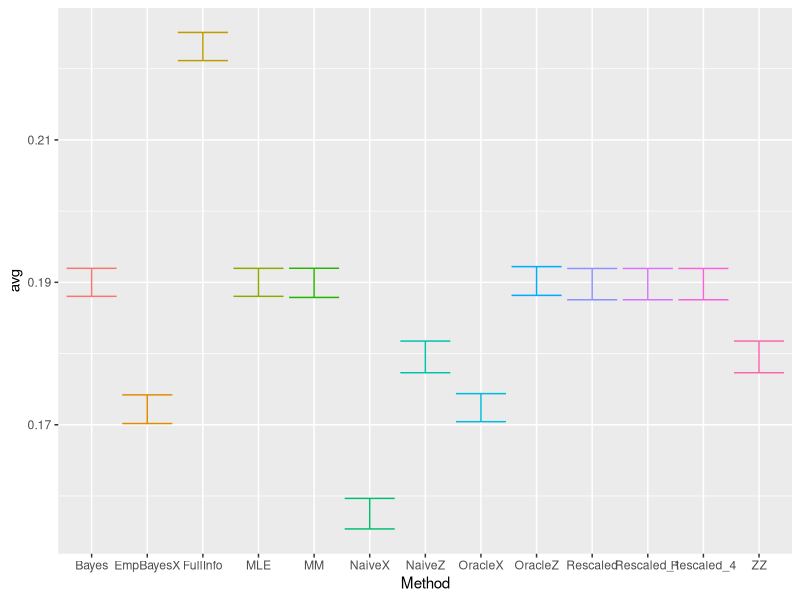
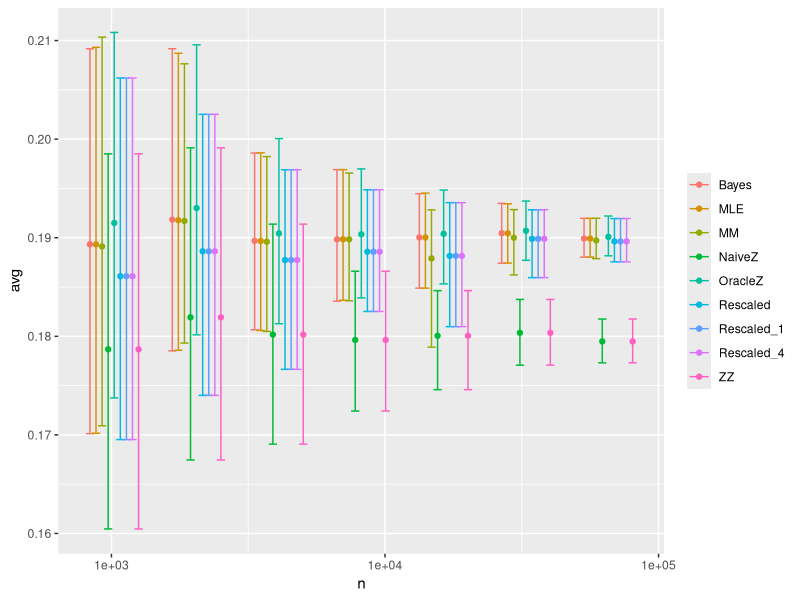
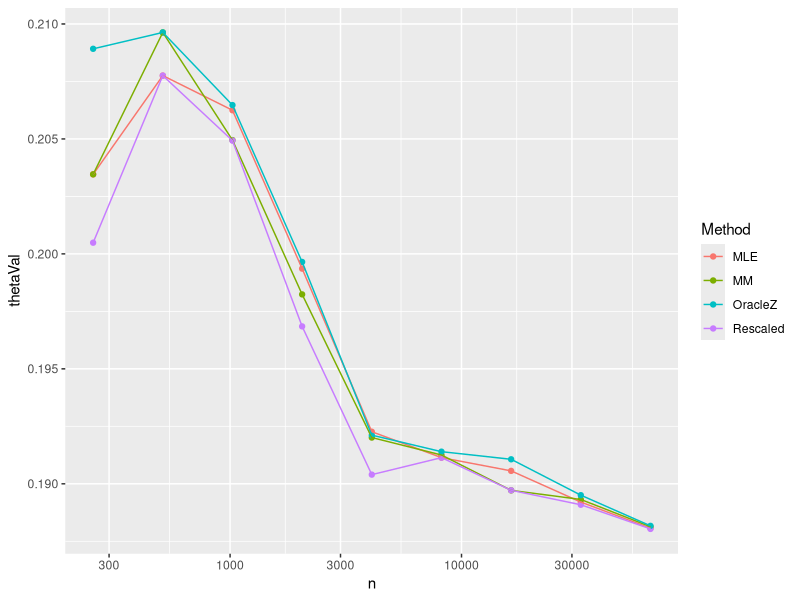
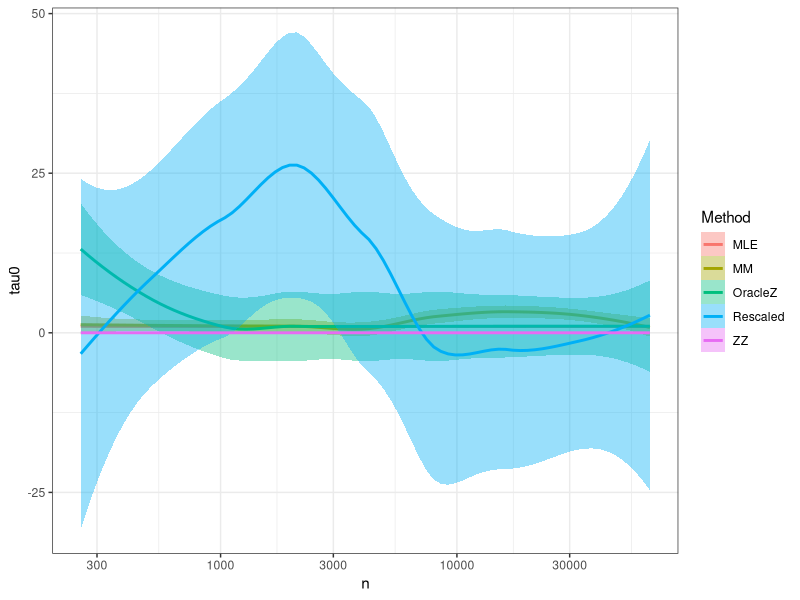
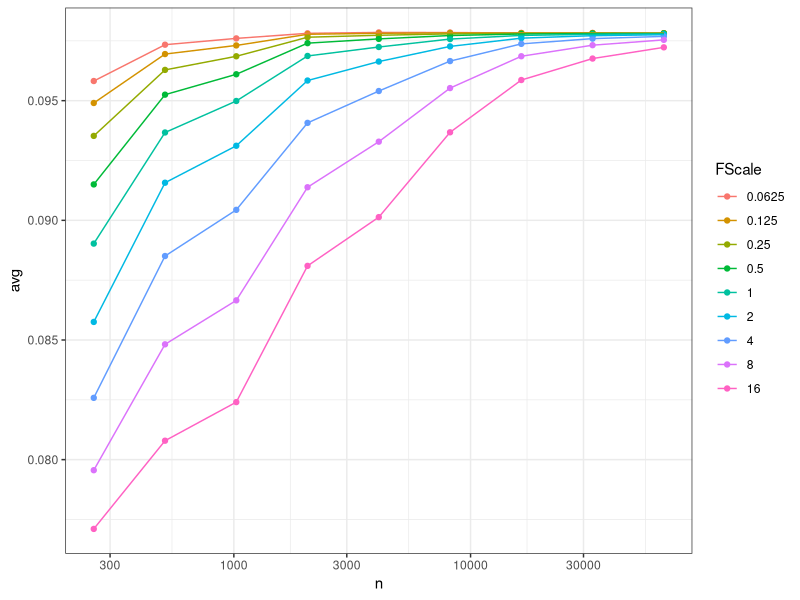
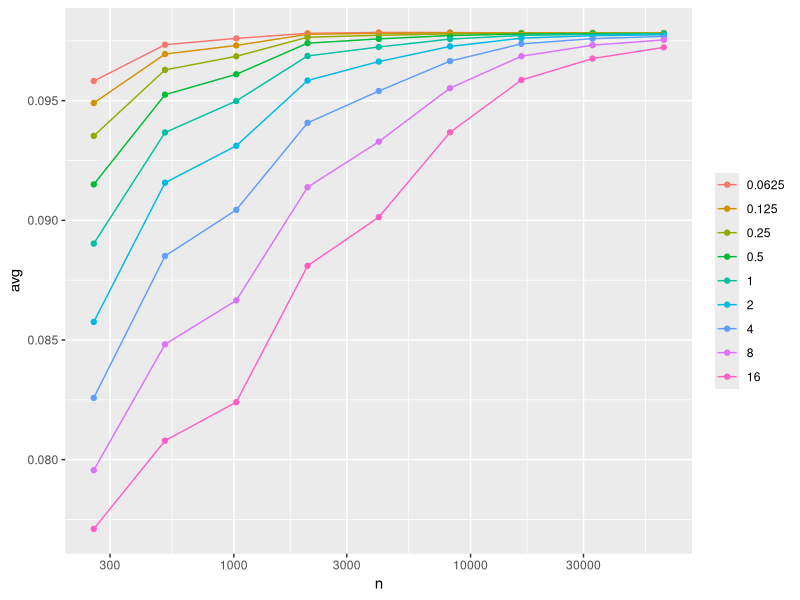

Write R code to recreate these figures, in order. (Note: this script raises an error after producing the figures.)
###  analyzing the empirical bayes Knapsack stuff
library(dplyr)
library(ggplot2)
library(reshape2)

setwd("~/Dropbox/Empirical Bayes/Experiments/EmpBayes/Normal Model/")
dat = read.csv("results_10_8675309.csv")
dat = read.csv("test2_results_0.5_0.2_8675309.csv")
dat = read.csv("test2_results_0.5_3_8675309.csv")
dat = read.csv("test1_resultsb_1_8675309.csv")


##top level summary
dat %>% group_by(n, Method) %>%
  summarise(avg=mean(thetaVal))

filter(dat, n>65000) %>%
  group_by(Method) %>%
  summarise(avg=mean(thetaVal), 
            low=quantile(thetaVal,.05), 
            high=quantile(thetaVal, .95)) %>%
  arrange(desc(avg)) %>%
  ggplot(aes(x=Method, y=avg, color=Method), data=.) + 
  geom_errorbar(aes(ymin=low, ymax=high)) + 
  theme(legend.position="none")

#progression in n
pos = position_dodge(.2)
dat %>% filter(n>1e3) %>%
  filter(! Method %in% c("FullInfo", "EmpBayesX", "OracleX", "NaiveX")) %>%
#  filter(Method %in% c(""NaiveZ", "MLE","MM", "OracleZ", "Rescaled")) %>%
  group_by(n, Method) %>%
  summarise(avg=mean(thetaVal), 
            low=quantile(thetaVal,.05), 
            high=quantile(thetaVal, .95)) %>%
  ggplot(aes(x=n, y=avg, color=Method, group=Method), 
         data=., position=pos) + 
  geom_point(position=pos) +
  geom_errorbar(aes(ymin=low, ymax=high), position=pos) + 
  scale_x_log10() + 
  theme(legend.title=element_blank())
  
dat %>% filter(Run == 6) %>%
  filter(Method %in% c("MLE", "MM", "OracleZ", "Rescaled")) %>%
  ggplot(aes(x=n, y=thetaVal, color=Method, group=Method), data=.) + 
  geom_point() + geom_line() + 
  scale_x_log10()

##Convergence of taus?
dat %>% 
  filter(Method %in% c("MLE", "MM", "OracleZ", "ZZ", "Rescaled")) %>%
ggplot(aes(x=n, y=tau0, color=Method, group=Method), data=.) + 
  geom_smooth(aes(fill=Method)) +
  scale_x_log10()  + 
  theme_bw()


########
### Understanding resaling diffs
#######
dat = read.csv("test3_results_tau_scale_8675309.csv")
dat = read.csv("test4_results_tau_scale_0.5_0.2_8675309.csv")
dat = read.csv("test4_results_tau_scale_0.5_3_8675309.csv")



dat$FScale = factor(dat$Scale)
dat %>% group_by(n, FScale) %>%
  summarise(avg= mean(thetaVal)) %>%
  ggplot(aes(x=n, y=avg, color=FScale), data=.) + 
  geom_point() + geom_line() +
  theme_bw() +
  scale_x_log10()

##Does the wrong tau eventually converge?
pos = position_dodge(.2)
dat %>% 
  group_by(n, FScale) %>%
  summarise(avg=mean(thetaVal), 
            low=quantile(thetaVal,.05), 
            high=quantile(thetaVal, .95)) %>%
  ggplot(aes(x=n, y=avg, color=FScale), 
         data=., position=pos) + 
  geom_point() + geom_line() +
  scale_x_log10() + 
  theme(legend.title=element_blank())


  


######
##Everyone should be dominated path by path by OracleZ
dat.sum <- dcast(dat, Run + n ~ Method, value.var="thetaVal")

dat.sum %>% filter(n>65000) %>%
  ggplot(aes(x=OracleZ, y=OracleX), data=.) + 
  geom_point() + geom_abline()


#Further tests
#What does our new method unscaled look like?
#What does scaling but using xs look like?
#Where does TauX and Rescaled TauX Converge to?
#Does Rao-Blackkwelization help in estimating taux?
#How big is the interval?  anyway to check?





